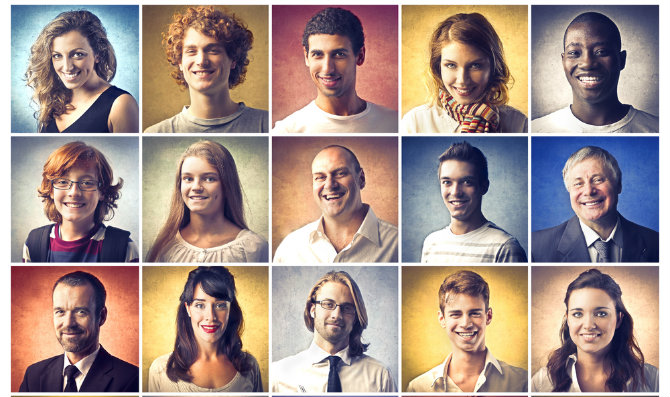
#> input picture images/pessoas_4.jpg, 670 x 397 px
$ python deteccao_de_faces.py
#> lines starting #> are read from the running program, lines starting #| are printed output that depends on the picture; after the words box and inside, x2 and y2 are one past the last pixel; in counts of white or black regions, pixels touching at a corner belong together
import cv2
import time

#image =cv2.imread("../images/pessoas.jpg")
#image =cv2.imread("../images/pessoas_2.jpeg")
#image =cv2.imread("../images/pessoa_3.jpg")
image =cv2.imread("../images/pessoas_4.jpg")
#> image is the input picture: shape (397, 670, 3); mean B, G, R 139.5, 145.9, 164.7
classificador = cv2.CascadeClassifier("../haar/haarcascade_frontalface_default.xml")
imagemCinza = cv2.cvtColor(image,cv2.COLOR_BGR2GRAY)
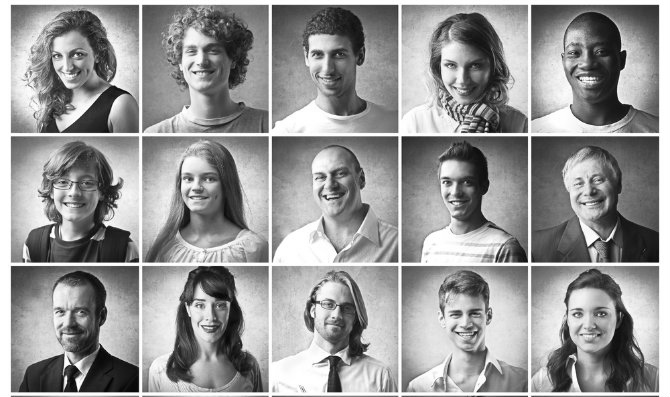
#> imagemCinza: shape (397, 670); min 3, max 255, mean 150.8

deteccoes = classificador.detectMultiScale(imagemCinza,scaleFactor=1.12, minNeighbors=5,minSize=(1,1))
#> deteccoes = 15 rows, first 6: [44, 34, 54, 54], [440, 293, 53, 53], [174, 29, 56, 56], [298, 31, 63, 63], [303, 154, 56, 56], [169, 156, 56, 56]
print(deteccoes)
#> (printed output is left out)
print(len(deteccoes))
#| 15


for (x,y,l,a) in deteccoes:
    cv2.rectangle(image,(x,y),(l+x,a+y),(0,255,0),2)
    cv2.imshow("Imagens",image)
    cv2.waitKey(500)
#> this loop made 15 passes
#> (x, y, l, a) on passes 1 to 12: (44, 34, 54, 54), (440, 293, 53, 53), (174, 29, 56, 56), (298, 31, 63, 63), (303, 154, 56, 56), (169, 156, 56, 56), (428, 160, 57, 57), (47, 161, 58, 58), (181, 283, 58, 58), (40, 288, 62, 62), (434, 43, 59, 59), (562, 290, 60, 60)
#> pass 1, `cv2.imshow("Imagens",image)`:
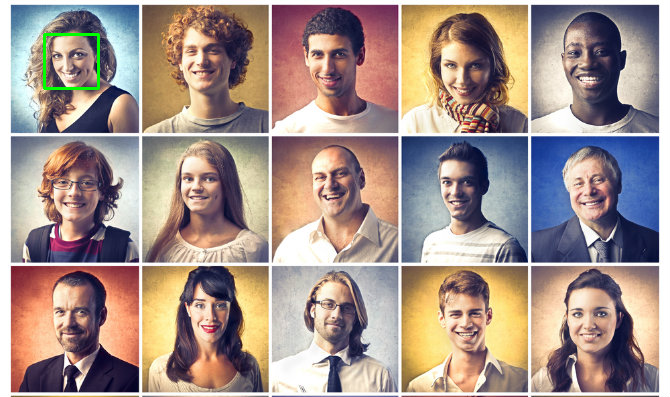
#> window 'Imagens': shape (397, 670, 3); mean B, G, R 139.3, 146.3, 164.4
#> pass 2, `cv2.imshow("Imagens",image)`:
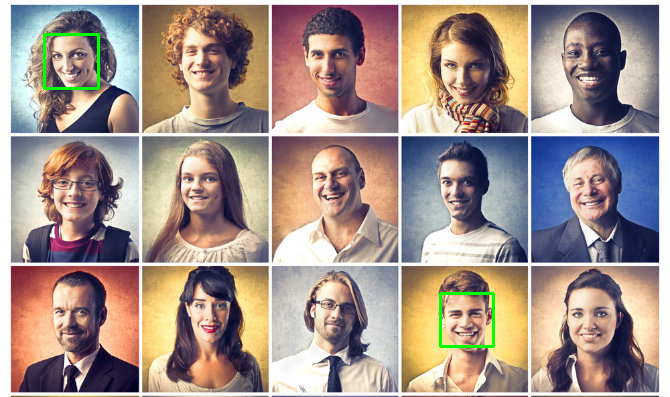
#> window 'Imagens': shape (397, 670, 3); mean B, G, R 139, 146.5, 163.9
#> after the loop:
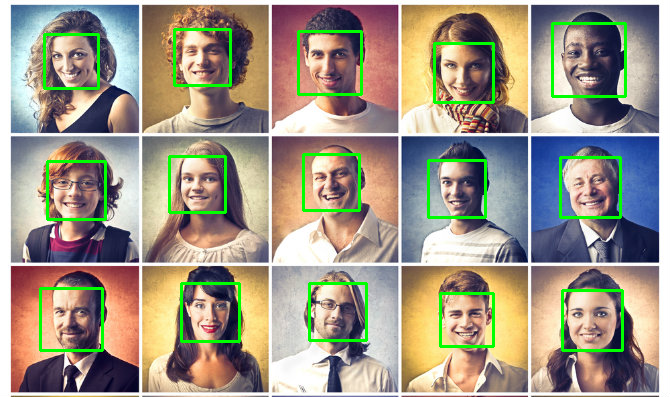
#> image: shape (397, 670, 3); 3.96% of pixels changed, all inside (x1, y1, x2, y2) = (39, 22, 627, 352)


cv2.waitKey(0)
cv2.destroyAllWindows()

$ run again, with images/pessoas.jpg copied over images/pessoas_4.jpg
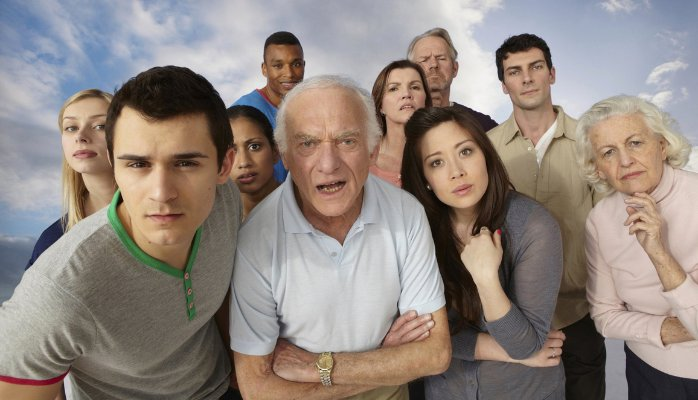
#> input picture images/pessoas.jpg, 698 x 400 px
#> image is the input picture: shape (400, 698, 3); mean B, G, R 128.3, 134.8, 145.9
#> `imagemCinza = cv2.cvtColor(image,cv2.COLOR_BGR2GRAY)`:
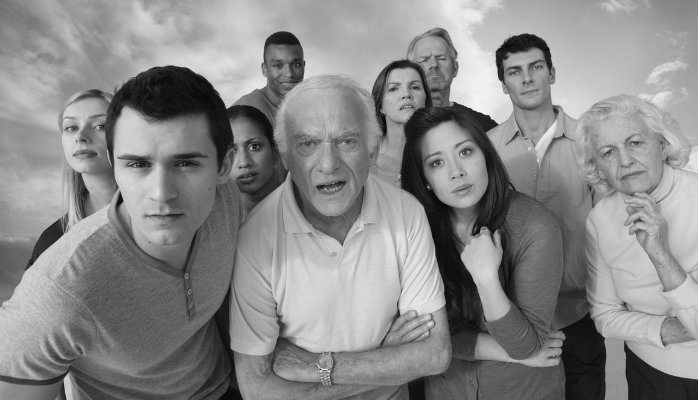
#> imagemCinza: shape (400, 698); min 2, max 252, mean 137.4
#> deteccoes = [[497, 47, 59, 59], [378, 67, 53, 53], [260, 44, 51, 51], [215, 123, 62, 62], [48, 98, 75, 75], [413, 127, 80, 80], [280, 106, 97, 97], [102, 118, 123, 123]]
#| [[497  47  59  59]
#|  [378  67  53  53]
#|  [260  44  51  51]
#|  [215 123  62  62]
#|  [ 48  98  75  75]
#|  [413 127  80  80]
#> (further printed lines are left out)
#| 8
#> the loop `for (x,y,l,a) in deteccoes:` made 8 passes
#> after the loop `for (x,y,l,a) in deteccoes:`:
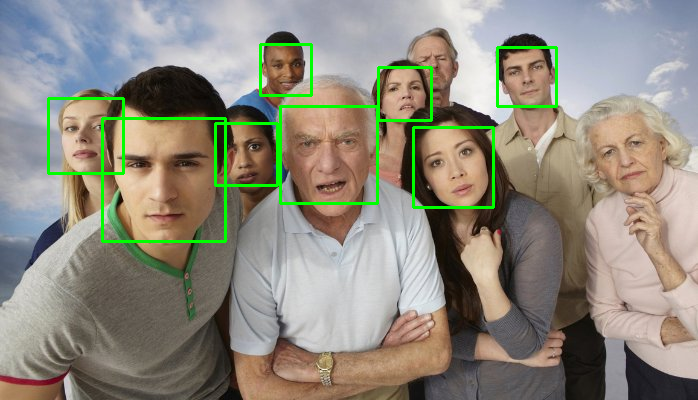
#> image: shape (400, 698, 3); 2.54% of pixels changed, all inside (x1, y1, x2, y2) = (47, 43, 558, 243)

$ run again, with images/pessoas_2.jpeg copied over images/pessoas_4.jpg
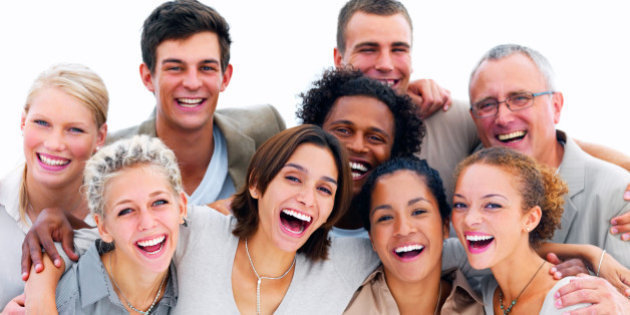
#> input picture images/pessoas_2.jpeg, 630 x 315 px
#> image is the input picture: shape (315, 630, 3); mean B, G, R 158.4, 163.8, 192
#> `imagemCinza = cv2.cvtColor(image,cv2.COLOR_BGR2GRAY)`:
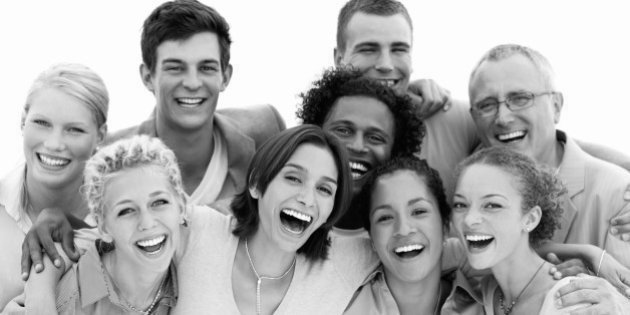
#> imagemCinza: shape (315, 630); min 0, max 255, mean 171.6
#> deteccoes = [[347, 20, 76, 76], [145, 32, 89, 89], [320, 102, 81, 81], [360, 180, 90, 90], [463, 72, 82, 82], [267, 152, 83, 83], [14, 94, 88, 88], [96, 168, 100, 100], [89, 100, 92, 92], [433, 165, 104, 104]]
#| [[347  20  76  76]
#|  [145  32  89  89]
#|  [320 102  81  81]
#|  [360 180  90  90]
#|  [463  72  82  82]
#|  [267 152  83  83]
#> (further printed lines are left out)
#| 10
#> the loop `for (x,y,l,a) in deteccoes:` made 10 passes
#> after the loop `for (x,y,l,a) in deteccoes:`:
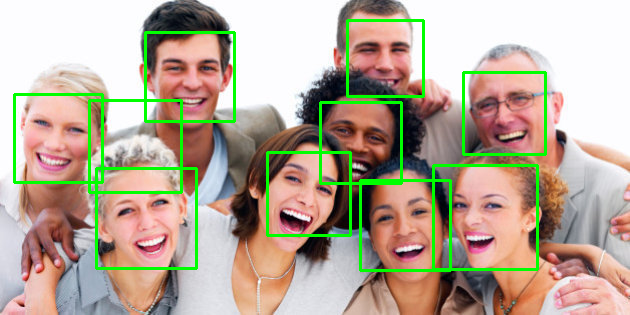
#> image: shape (315, 630, 3); 5.25% of pixels changed, all inside (x1, y1, x2, y2) = (13, 19, 547, 272)

$ run again, with images/pessoa_3.jpg copied over images/pessoas_4.jpg
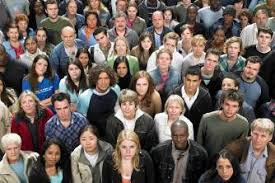
#> input picture images/pessoa_3.jpg, 275 x 183 px
#> image is the input picture: shape (183, 275, 3); mean B, G, R 89, 94.7, 106.5
#> `imagemCinza = cv2.cvtColor(image,cv2.COLOR_BGR2GRAY)`:
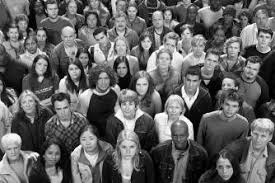
#> imagemCinza: shape (183, 275); min 0, max 255, mean 97.6
#> deteccoes = [[116, 137, 26, 26]]
#| [[116 137  26  26]]
#| 1
#> the loop `for (x,y,l,a) in deteccoes:` made 1 pass
#> pass 1, `cv2.imshow("Imagens",image)`:
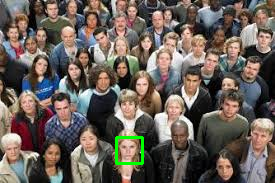
#> window 'Imagens': shape (183, 275, 3); mean B, G, R 88.5, 95.7, 105.8
